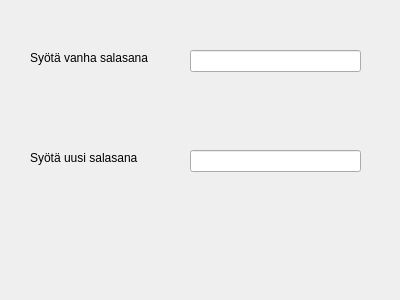
<?xml version="1.0" encoding="UTF-8"?>
<ui version="4.0">
 <class>Salasana</class>
 <widget class="QDialog" name="Salasana">
  <property name="geometry">
   <rect>
    <x>0</x>
    <y>0</y>
    <width>400</width>
    <height>300</height>
   </rect>
  </property>
  <property name="windowTitle">
   <string>Dialog</string>
  </property>
  <widget class="QLabel" name="label">
   <property name="geometry">
    <rect>
     <x>30</x>
     <y>50</y>
     <width>151</width>
     <height>16</height>
    </rect>
   </property>
   <property name="text">
    <string>Syötä vanha salasana</string>
   </property>
  </widget>
  <widget class="QLabel" name="label_2">
   <property name="geometry">
    <rect>
     <x>30</x>
     <y>150</y>
     <width>131</width>
     <height>16</height>
    </rect>
   </property>
   <property name="text">
    <string>Syötä uusi salasana</string>
   </property>
  </widget>
  <widget class="QLineEdit" name="lineEdit">
   <property name="geometry">
    <rect>
     <x>190</x>
     <y>50</y>
     <width>171</width>
     <height>22</height>
    </rect>
   </property>
  </widget>
  <widget class="QLineEdit" name="lineEdit_2">
   <property name="geometry">
    <rect>
     <x>190</x>
     <y>150</y>
     <width>171</width>
     <height>22</height>
    </rect>
   </property>
  </widget>
 </widget>
 <resources/>
 <connections/>
</ui>
